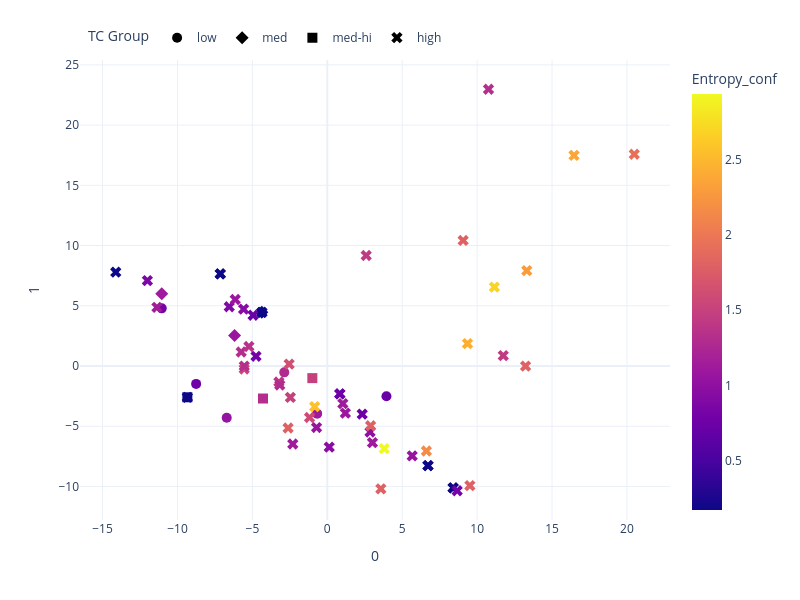

The code cell stored with this chart in its notebook:
### Code cell
PCA_plotter(plot_df_ss, 'Entropy_conf', model_name, save=False)

### Figure 1 — Plotly figure (JSON) as saved in the notebook; plotly's stock layout.template omitted (floating-point values rounded to 4 significant figures; data arrays with more than 128 entries replaced by an {"elided": "..."} marker saying what was removed)
{"data": [{"customdata": [[1.069, 0.72, 154.9, 91.22, 1.132, 1.58], [1.093, 0.72, 148.1, 91.22, 0.7499, 1.47], [1.102, 0.72, 146.1, 91.22, 1.282, 1.52], [1.07, 0.72, 152.8, 91.22, 1.034, 1.45], [1.068, 0.72, 153.4, 91.22, 0.8014, 1.36], [1.106, 0.72, 149.4, 91.22, 0.7324, 1.4]], "hovertemplate": "<b>%{hovertext}</b><br><br>TC Group=low<br>0=%{x}<br>1=%{y}<br>RA=%{customdata[0]}<br>RB=%{customdata[1]}<br>MA=%{customdata[2]}<br>MB=%{customdata[3]}<br>Entropy_conf=%{marker.color}<br>Target TC=%{customdata[5]}<extra></extra>", "hovertext": ["*La0.53Gd0.53Dy0.95Zr2.00O7.00", "*Dy0.67Pr1.33Zr2.00O7.00", "*Nd0.70Sm0.09Eu0.70Ce0.52Zr2.00O7.00", "*Eu0.20Ho0.90Pr0.90Zr2.00O7.00", "*Nd1.00Dy1.00Zr2.00O7.00", "*La1.38Yb0.62Zr2.00O7.00"], "legendgroup": "low", "marker": {"color": [1.132, 0.7499, 1.282, 1.034, 0.8014, 0.7324], "coloraxis": "coloraxis", "size": 10, "symbol": "circle"}, "mode": "markers", "name": "low", "orientation": "v", "showlegend": true, "type": "scatter", "x": [-0.6774, -8.755, -2.873, -6.712, -11.05, 3.948], "xaxis": "x", "y": [-3.957, -1.486, -0.5289, -4.294, 4.785, -2.508], "yaxis": "y"}, {"customdata": [[1.078, 0.72, 151.0, 91.22, 1.123, 1.73], [1.081, 0.72, 150.7, 91.22, 1.084, 1.67], [1.143, 0.72, 140.1, 91.22, 0.1713, 1.71]], "hovertemplate": "<b>%{hovertext}</b><br><br>TC Group=med<br>0=%{x}<br>1=%{y}<br>RA=%{customdata[0]}<br>RB=%{customdata[1]}<br>MA=%{customdata[2]}<br>MB=%{customdata[3]}<br>Entropy_conf=%{marker.color}<br>Target TC=%{customdata[5]}<extra></extra>", "hovertext": ["*Nd0.86Sm0.76Er0.38Zr2.00O7.00", "*Nd0.86Sm0.29Gd0.86Zr2.00O7.00", "*Ce2.00Zr2.00O7.00"], "legendgroup": "med", "marker": {"color": [1.123, 1.084, 0.1713], "coloraxis": "coloraxis", "size": 10, "symbol": "diamond"}, "mode": "markers", "name": "med", "orientation": "v", "showlegend": true, "type": "scatter", "x": [-11.05, -6.189, -4.369], "xaxis": "x", "y": [6.001, 2.526, 4.457], "yaxis": "y"}, {"customdata": [[1.126, 0.72, 140.9, 91.22, 0.1713, 1.97], [1.095, 0.72, 148.2, 91.22, 1.314, 1.9], [1.083, 0.72, 149.9, 91.22, 1.494, 1.97]], "hovertemplate": "<b>%{hovertext}</b><br><br>TC Group=med-hi<br>0=%{x}<br>1=%{y}<br>RA=%{customdata[0]}<br>RB=%{customdata[1]}<br>MA=%{customdata[2]}<br>MB=%{customdata[3]}<br>Entropy_conf=%{marker.color}<br>Target TC=%{customdata[5]}<extra></extra>", "hovertext": ["*Pr2.00Zr2.00O7.00", "*Gd0.63Dy0.21Pr0.84Ce0.32Zr2.00O7.00", "*Sm0.58Gd0.33Eu0.67Pr0.08Ce0.33Zr2.00O7.00"], "legendgroup": "med-hi", "marker": {"color": [0.1713, 1.314, 1.494], "coloraxis": "coloraxis", "size": 10, "symbol": "square"}, "mode": "markers", "name": "med-hi", "orientation": "v", "showlegend": true, "type": "scatter", "x": [-9.341, -4.292, -0.9994], "xaxis": "x", "y": [-2.598, -2.701, -1.007], "yaxis": "y"}, {"customdata": {"elided": "55x6 float values"}, "hovertemplate": "<b>%{hovertext}</b><br><br>TC Group=high<br>0=%{x}<br>1=%{y}<br>RA=%{customdata[0]}<br>RB=%{customdata[1]}<br>MA=%{customdata[2]}<br>MB=%{customdata[3]}<br>Entropy_conf=%{marker.color}<br>Target TC=%{customdata[5]}<extra></extra>", "hovertext": ["*Sm2.00Zr2.00O7.00", "*Sm1.38Eu0.15Dy0.46Zr2.00O7.00", "*Sm1.33Gd0.44Dy0.22Zr2.00O7.00", "*Sm0.86Dy0.29Ce0.86Zr2.00O7.00", "*La0.62Y0.34Er0.28Pr0.28Ce0.48Zr2.00O7.00", "*La1.00Sm0.25Eu0.75Zr2.00O7.00", "*Sm0.18Er0.18Ce1.64Zr2.00O7.00", "*Eu0.53Y0.53Pr0.95Zr2.00O7.00", "*Pr2.00Zr2.00O7.00", "*Ce2.00Zr2.00O7.00", "*La1.12Nd0.38Er0.50Zr2.00O7.00", "*La1.33Sm0.67Zr2.00O7.00", "*La2.00Zr2.00O7.00", "*Ce2.00Zr2.00O7.00", "*Nd1.45Sm0.18Ce0.36Zr2.00O7.00", "*La1.14Nd0.14Pr0.71Zr2.00O7.00", "*Tm0.42Ho0.42Er0.21Ce0.95Zr2.00O7.00", "*Nd0.86Sm0.57Pr0.57Zr2.00O7.00", "*La0.84Y0.32Ce0.84Zr2.00O7.00", "*Sm0.24Tm0.72Pr0.40Ce0.64Zr2.00O7.00", "*La0.09Y0.78Dy0.26Pr0.17Ce0.70Zr2.00O7.00", "*Gd1.33Ce0.67Zr2.00O7.00", "*Nd0.92Gd1.08Zr2.00O7.00", "*Eu2.00Zr2.00O7.00", "*Sm0.10Gd0.70Ho0.60Ce0.60Zr2.00O7.00", "*Gd1.33Ce0.67Zr2.00O7.00", "*Eu0.80Tm0.40Ce0.80Zr2.00O7.00", "*La0.56Gd1.00Y0.44Zr2.00O7.00", "*Eu1.08Ho0.15Ce0.77Zr2.00O7.00", "*La0.20Sm0.20Ho0.53Pr0.47Ce0.60Zr2.00O7.00", "*Eu0.55Dy0.55Er0.30Pr0.06Ce0.55Zr2.00O7.00", "*Eu2.00Zr2.00O7.00", "*Nd0.18Gd0.36Pr0.73Ce0.73Zr2.00O7.00", "*Nd2.00Zr2.00O7.00", "La2Zr2O7", "Sm2Zr2O7", "La2(Zr1/2Hf1/2)2O7", "Sm2(Zr1/4Hf1/4Sn1/4Ti1/4)2O7", "Gd2(Zr1/4Hf1/4Sn1/4Ti1/4)2O7", "(Sm1/2Gd1/2)2(Zr1/3Hf1/3Ti1/3)2O7", "(Gd1/2Eu1/2)2(Zr1/3Hf1/3Ti1/3)2O7", "(La1/2Pr1/2)2(Zr1/3Hf1/3Sn1/3)2O7", "(Gd1/2Eu1/2)2(Zr1/3Hf1/3Sn1/3)2O7", "(La1/3Nd1/3Pr1/3)2(Zr1/2Hf1/2)2O7", "(Sm1/3Gd1/3Eu1/3)2(Zr1/2Hf1/2)2O7", "(Sm1/3Gd1/3Eu1/3)2(Zr1/3Hf1/3Sn1/3)2O7", "(Sm1/3Gd1/3Eu1/3)2(Zr1/4Hf1/4Sn1/4Ti1/4)2O7", "(Sm1/4Gd1/4Eu1/4Yb1/4)2(Zr1/4Hf1/4Sn1/4Ti1/4)2O7", "(Sm1/3Gd1/3Eu1/3)2(Zr1/6Hf1/6Sn1/6Ti1/2)2O7", "(Sm1/3Gd1/3Eu1/3)2(Zr1/12Hf1/12Sn1/12Ti3/4)2O7", "(Sm1/4Gd1/4Eu1/4Yb1/4)2(Zr1/4Hf1/4Ti1/2)2O7", "(Sm3/4Yb1/4)2(Zr1/2Ti1/2)2O7", "(La1/5Nd1/5Sm1/5Eu1/5Ce1/5)2Zr2O7", "(La1/7Nd1/7Sm1/7Gd1/7Eu1/7Pr1/7Ce1/7)2(Zr1/2Hf1/2)2O7", "(La1/7Nd1/7Sm1/7Gd1/7Eu1/7Pr1/7Ce1/7)2(Zr1/3Hf1/3Sn1/3)2O7"], "legendgroup": "high", "marker": {"color": [0.1713, 0.8897, 0.9428, 1.084, 1.586, 1.057, 0.7169, 1.132, 0.1713, 0.1713, 1.066, 0.7499, 0.1713, 0.1713, 0.8618, 0.9677, 1.305, 1.152, 1.098, 1.361, 1.398, 0.7499, 0.7987, 0.1713, 1.298, 0.7499, 1.13, 1.114, 0.9878, 1.547, 1.494, 0.1713, 1.32, 0.1713, 0.1713, 0.1713, 0.8014, 1.432, 1.432, 1.8, 1.8, 1.8, 1.8, 1.8, 1.8, 2.169, 2.43, 2.692, 2.3, 1.931, 2.377, 1.313, 1.634, 2.57, 2.939], "coloraxis": "coloraxis", "size": 10, "symbol": "x"}, "mode": "markers", "name": "high", "orientation": "v", "showlegend": true, "type": "scatter", "x": [-7.144, -6.545, -5.587, -6.145, -1.184, 5.666, -4.955, -2.303, -9.341, -4.369, -0.7163, 2.33, 6.72, -4.369, -12.01, 0.1283, -5.748, -11.37, 1.205, -5.231, -3.23, 0.836, -4.758, 8.399, -3.174, 0.8358, 1.037, 3.013, 2.851, -5.545, -2.465, 8.399, -5.541, -14.12, 6.72, -7.144, 8.667, 2.597, 11.74, 9.066, 13.23, 3.574, 9.515, -2.617, 2.89, 6.614, 9.355, 11.15, 13.31, 20.49, 16.47, 10.76, -2.547, -0.8433, 3.796], "xaxis": "x", "y": [7.65, 4.918, 4.724, 5.52, -4.278, -7.459, 4.21, -6.474, -2.598, 4.457, -5.11, -4.0, -8.273, 4.457, 7.092, -6.732, 1.159, 4.871, -3.91, 1.621, -1.328, -2.308, 0.8055, -10.12, -1.579, -2.32, -3.122, -6.365, -5.482, -0.2472, -2.611, -10.12, -0.01071, 7.793, -8.273, 7.65, -10.36, 9.176, 0.8625, 10.42, -0.004281, -10.2, -9.931, -5.147, -4.961, -7.058, 1.863, 6.553, 7.917, 17.58, 17.48, 22.98, 0.1605, -3.377, -6.862], "yaxis": "y"}], "layout": {"coloraxis": {"cmax": 2.939, "cmin": 0.1713, "colorbar": {"title": {"text": "Entropy_conf"}}, "colorscale": [[0, "#0d0887"], [0.1111, "#46039f"], [0.2222, "#7201a8"], [0.3333, "#9c179e"], [0.4444, "#bd3786"], [0.5556, "#d8576b"], [0.6667, "#ed7953"], [0.7778, "#fb9f3a"], [0.8889, "#fdca26"], [1, "#f0f921"]]}, "height": 600, "legend": {"orientation": "h", "title": {"text": "TC Group"}, "tracegroupgap": 0, "x": 0.01, "xanchor": "left", "y": 1.08, "yanchor": "top"}, "margin": {"t": 60}, "width": 800, "xaxis": {"anchor": "y", "domain": [0, 1], "title": {"text": "0"}}, "yaxis": {"anchor": "x", "domain": [0, 1], "title": {"text": "1"}}}}
